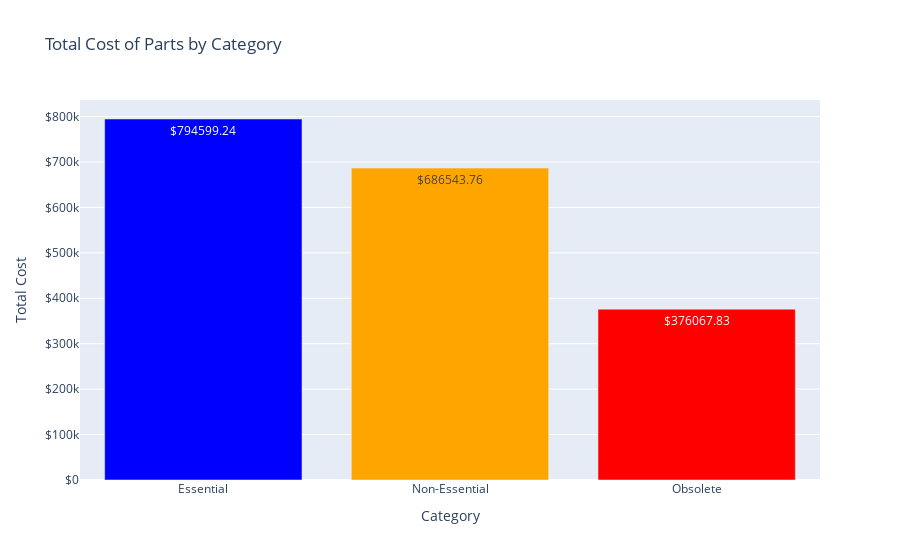

The cell this chart's notebook holds for it:
### Code cell
# Create a bar chart
fig = go.Figure()
fig.add_trace(go.Bar(x=['Essential', 'Non-Essential', 'Obsolete'],
                     y=[essential_cost, non_essential_cost, obsolete_cost],
                     text=[f'${essential_cost:.2f}', f'${non_essential_cost:.2f}', f'${obsolete_cost:.2f}'],
                     textposition='auto',
                     marker_color=['blue', 'orange', 'red']))

# Add chart labels and title
fig.update_layout(title='Total Cost of Parts by Category',
                  xaxis_title='Category',
                  yaxis_title='Total Cost',
                  yaxis_tickprefix='$')

# Show the interactive chart
fig.show()

### Figure 1 — Plotly figure (JSON) as saved in the notebook; plotly's stock layout.template omitted (floating-point values rounded to 4 significant figures)
{"data": [{"marker": {"color": ["blue", "orange", "red"]}, "text": ["$794599.24", "$686543.76", "$376067.83"], "textposition": "auto", "type": "bar", "x": ["Essential", "Non-Essential", "Obsolete"], "y": [794600.0, 686500.0, 376100.0]}], "layout": {"title": {"text": "Total Cost of Parts by Category"}, "xaxis": {"title": {"text": "Category"}}, "yaxis": {"tickprefix": "$", "title": {"text": "Total Cost"}}}}
